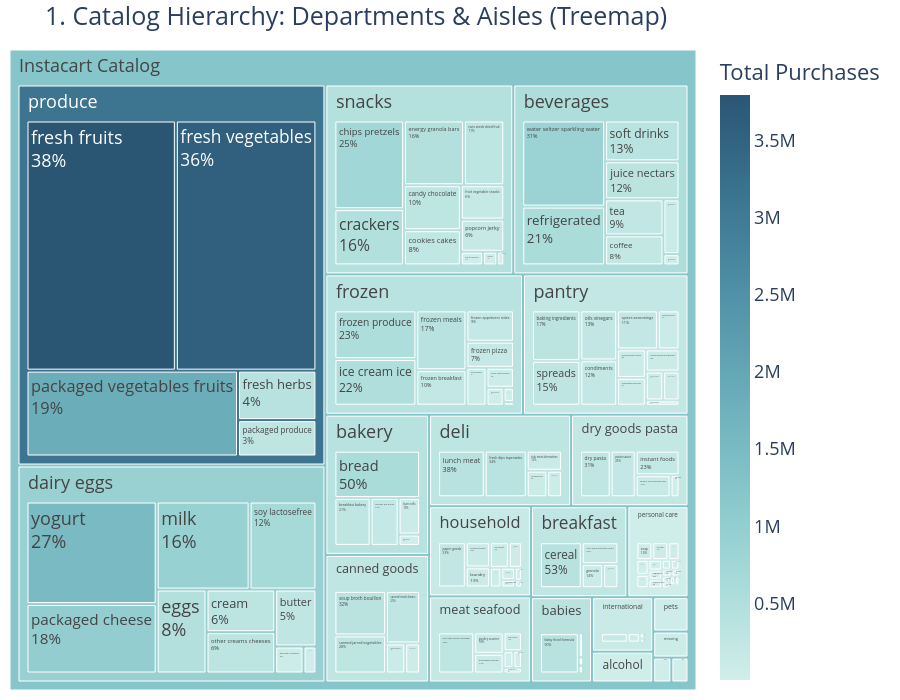

This figure's notebook cell:
### Code cell
print("Loading Instacart Data...")
df = load_instacart_data()

print("1. Generating Treemap...")
fig1 = plot_department_aisle_treemap(df)
fig1.show()

### Figure 1 — Plotly figure (JSON) as saved in the notebook; plotly's stock layout.template omitted (floating-point values rounded to 4 significant figures; data arrays with more than 128 entries replaced by an {"elided": "..."} marker saying what was removed)
{"data": [{"branchvalues": "total", "customdata": {"elided": "156x1 float values"}, "domain": {"x": [0, 1], "y": [0, 1]}, "hovertemplate": "labels=%{label}<br>Total Purchases_sum=%{value}<br>parent=%{parent}<br>id=%{id}<br>Total Purchases=%{color}<extra></extra>", "ids": {"elided": "156 str values"}, "labels": {"elided": "156 str values"}, "marker": {"coloraxis": "coloraxis", "colors": {"elided": "156 float values"}}, "name": "", "parents": {"elided": "156 str values"}, "textinfo": "label+percent parent", "type": "treemap", "values": {"elided": "156 float values"}}], "layout": {"coloraxis": {"colorbar": {"title": {"text": "Total Purchases"}}, "colorscale": [[0, "rgb(209, 238, 234)"], [0.1667, "rgb(168, 219, 217)"], [0.3333, "rgb(133, 196, 201)"], [0.5, "rgb(104, 171, 184)"], [0.6667, "rgb(79, 144, 166)"], [0.8333, "rgb(59, 115, 143)"], [1, "rgb(42, 86, 116)"]]}, "font": {"size": 18}, "height": 700, "legend": {"tracegroupgap": 0}, "margin": {"b": 10, "l": 10, "r": 10, "t": 50}, "title": {"text": "1. Catalog Hierarchy: Departments & Aisles (Treemap)"}}}
